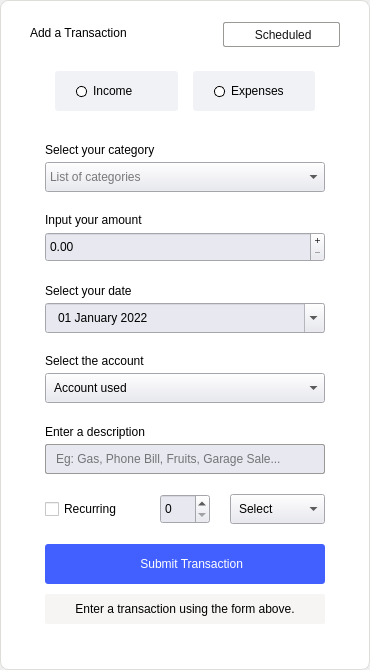
<?xml version="1.0" encoding="UTF-8"?>
<ui version="4.0">
 <class>AddTransactionForm</class>
 <widget class="QWidget" name="AddTransactionForm">
  <property name="geometry">
   <rect>
    <x>0</x>
    <y>0</y>
    <width>370</width>
    <height>670</height>
   </rect>
  </property>
  <property name="sizePolicy">
   <sizepolicy hsizetype="Preferred" vsizetype="Preferred">
    <horstretch>0</horstretch>
    <verstretch>0</verstretch>
   </sizepolicy>
  </property>
  <property name="minimumSize">
   <size>
    <width>300</width>
    <height>670</height>
   </size>
  </property>
  <property name="maximumSize">
   <size>
    <width>370</width>
    <height>1000</height>
   </size>
  </property>
  <property name="windowTitle">
   <string>Form</string>
  </property>
  <property name="styleSheet">
   <string notr="true"/>
  </property>
  <layout class="QGridLayout" name="gridLayout_2">
   <property name="leftMargin">
    <number>0</number>
   </property>
   <property name="topMargin">
    <number>0</number>
   </property>
   <property name="rightMargin">
    <number>0</number>
   </property>
   <property name="bottomMargin">
    <number>0</number>
   </property>
   <property name="spacing">
    <number>0</number>
   </property>
   <item row="0" column="0">
    <widget class="QWidget" name="backgroundColor" native="true">
     <property name="styleSheet">
      <string notr="true">QWidget#backgroundColor{
background-color: white; 
border-radius: 8px;
border: 0.5px solid rgb(222, 221, 218);
}</string>
     </property>
     <layout class="QGridLayout" name="gridLayout">
      <property name="sizeConstraint">
       <enum>QLayout::SetDefaultConstraint</enum>
      </property>
      <property name="leftMargin">
       <number>30</number>
      </property>
      <property name="topMargin">
       <number>20</number>
      </property>
      <property name="rightMargin">
       <number>30</number>
      </property>
      <property name="bottomMargin">
       <number>15</number>
      </property>
      <property name="horizontalSpacing">
       <number>15</number>
      </property>
      <property name="verticalSpacing">
       <number>6</number>
      </property>
      <item row="1" column="1">
       <widget class="QLabel" name="dateLabel_6">
        <property name="styleSheet">
         <string notr="true">color: rgb(0, 0, 0);
font: 500 14px &quot;Montserrat&quot;;
background-color:white;</string>
        </property>
        <property name="text">
         <string>Add a Transaction</string>
        </property>
       </widget>
      </item>
      <item row="9" column="1" colspan="2">
       <spacer name="verticalSpacer_10">
        <property name="orientation">
         <enum>Qt::Vertical</enum>
        </property>
        <property name="sizeType">
         <enum>QSizePolicy::Fixed</enum>
        </property>
        <property name="sizeHint" stdset="0">
         <size>
          <width>20</width>
          <height>31</height>
         </size>
        </property>
       </spacer>
      </item>
      <item row="1" column="2" alignment="Qt::AlignRight">
       <widget class="QPushButton" name="infoBtn">
        <property name="minimumSize">
         <size>
          <width>117</width>
          <height>25</height>
         </size>
        </property>
        <property name="maximumSize">
         <size>
          <width>20</width>
          <height>20</height>
         </size>
        </property>
        <property name="sizeIncrement">
         <size>
          <width>0</width>
          <height>0</height>
         </size>
        </property>
        <property name="focusPolicy">
         <enum>Qt::NoFocus</enum>
        </property>
        <property name="styleSheet">
         <string notr="true">QPushButton{
background-color: white;
color: rgb(19, 19, 19);
border-radius: 2px;
border: 1px solid rgb(154, 153, 150);
font: 400 13px &quot;Montserrat&quot;;}

QPushButton:hover {
    border-style: inset;
	border: 1px solid gray;
}

QPushButton:pressed {
	
	background-color: rgb(246, 245, 244);
    border-style: inset;
	border: 1px solid gray;
}

QPushButton:checked {
	
	background-color: rgb(246, 245, 244);
    border-style: inset;
	border: 1px solid gray;
}</string>
        </property>
        <property name="text">
         <string> Scheduled</string>
        </property>
        <property name="icon">
         <iconset resource="../resources.qrc">
          <normaloff>:/resources/schedule.png</normaloff>:/resources/schedule.png</iconset>
        </property>
        <property name="iconSize">
         <size>
          <width>12</width>
          <height>16</height>
         </size>
        </property>
        <property name="checkable">
         <bool>true</bool>
        </property>
       </widget>
      </item>
      <item row="8" column="1" colspan="2">
       <widget class="QStackedWidget" name="stackedWidgets">
        <property name="styleSheet">
         <string notr="true">background-color: white; </string>
        </property>
        <property name="currentIndex">
         <number>0</number>
        </property>
        <widget class="QWidget" name="addTransactionWidget">
         <property name="maximumSize">
          <size>
           <width>16777215</width>
           <height>16777</height>
          </size>
         </property>
         <layout class="QGridLayout" name="gridLayout_3">
          <property name="leftMargin">
           <number>0</number>
          </property>
          <property name="topMargin">
           <number>0</number>
          </property>
          <property name="rightMargin">
           <number>0</number>
          </property>
          <property name="bottomMargin">
           <number>0</number>
          </property>
          <property name="spacing">
           <number>0</number>
          </property>
          <item row="0" column="0">
           <widget class="QWidget" name="addTransBtns" native="true">
            <property name="minimumSize">
             <size>
              <width>0</width>
              <height>0</height>
             </size>
            </property>
            <property name="maximumSize">
             <size>
              <width>16777215</width>
              <height>16777215</height>
             </size>
            </property>
            <property name="styleSheet">
             <string notr="true">background-color:white;</string>
            </property>
            <layout class="QVBoxLayout" name="verticalLayout">
             <property name="spacing">
              <number>10</number>
             </property>
             <property name="leftMargin">
              <number>15</number>
             </property>
             <property name="topMargin">
              <number>0</number>
             </property>
             <property name="rightMargin">
              <number>15</number>
             </property>
             <property name="bottomMargin">
              <number>0</number>
             </property>
             <item>
              <widget class="QWidget" name="widget" native="true">
               <property name="maximumSize">
                <size>
                 <width>16777215</width>
                 <height>60</height>
                </size>
               </property>
               <layout class="QHBoxLayout" name="horizontalLayout_3">
                <property name="spacing">
                 <number>15</number>
                </property>
                <property name="leftMargin">
                 <number>10</number>
                </property>
                <property name="topMargin">
                 <number>0</number>
                </property>
                <property name="rightMargin">
                 <number>10</number>
                </property>
                <property name="bottomMargin">
                 <number>0</number>
                </property>
                <item>
                 <widget class="QRadioButton" name="optIncome">
                  <property name="minimumSize">
                   <size>
                    <width>115</width>
                    <height>40</height>
                   </size>
                  </property>
                  <property name="styleSheet">
                   <string notr="true">QRadioButton::indicator::unchecked{
border-radius: 5px;
background-color: white;
border: 1px solid black;
}
QRadioButton::indicator::checked{
border-radius: 5px;
background-color: rgba(22, 115, 255, 255);
}

QRadioButton{
font: 400 13px &quot;Montserrat&quot;;
color:black;
padding:0 21px;
background-color: rgb(241, 242, 246);
border-radius: 3px;
}

QRadioButton::checked{
font: 500 13px &quot;Montserrat&quot;;
border-radius: 4px;
border: 2px solid rgba(22, 115, 255, 255);
color:black;
padding:0 20px;
}


QRadioButton::indicator{
width: 9px;
height: 9px;
border-style: inset;
border: 1px solid gray;
}</string>
                  </property>
                  <property name="text">
                   <string>Income</string>
                  </property>
                  <property name="checkable">
                   <bool>true</bool>
                  </property>
                  <property name="checked">
                   <bool>false</bool>
                  </property>
                 </widget>
                </item>
                <item>
                 <widget class="QRadioButton" name="optExpenses">
                  <property name="minimumSize">
                   <size>
                    <width>115</width>
                    <height>40</height>
                   </size>
                  </property>
                  <property name="styleSheet">
                   <string notr="true">QRadioButton::indicator::unchecked{
border-radius: 5px;
background-color: white;
border: 1px solid black;
}
QRadioButton::indicator::checked{
border-radius: 5px;
background-color: rgba(22, 115, 255, 255);
}

QRadioButton{
font: 400 13px &quot;Montserrat&quot;;
color:black;
padding:0 21px;
background-color: rgb(241, 242, 246);
border-radius: 3px;
}

QRadioButton::checked{
font: 500 13px &quot;Montserrat&quot;;
border-radius: 4px;
border: 2px solid rgba(22, 115, 255, 255);
color:black;
padding:0 20px;
}


QRadioButton::indicator{
width: 9px;
height: 9px;
border-style: inset;
border: 1px solid gray;
}</string>
                  </property>
                  <property name="text">
                   <string>Expenses</string>
                  </property>
                 </widget>
                </item>
               </layout>
              </widget>
             </item>
             <item>
              <layout class="QVBoxLayout" name="verticalLayout_2">
               <property name="spacing">
                <number>5</number>
               </property>
               <property name="topMargin">
                <number>0</number>
               </property>
               <item>
                <widget class="QLabel" name="label">
                 <property name="minimumSize">
                  <size>
                   <width>0</width>
                   <height>0</height>
                  </size>
                 </property>
                 <property name="maximumSize">
                  <size>
                   <width>16777215</width>
                   <height>40</height>
                  </size>
                 </property>
                 <property name="styleSheet">
                  <string notr="true">color:black;
font: 500 12px &quot;Montserrat&quot;;</string>
                 </property>
                 <property name="text">
                  <string>Select your category</string>
                 </property>
                 <property name="alignment">
                  <set>Qt::AlignBottom|Qt::AlignLeading|Qt::AlignLeft</set>
                 </property>
                 <property name="indent">
                  <number>-1</number>
                 </property>
                </widget>
               </item>
               <item>
                <widget class="QComboBox" name="transCatBox">
                 <property name="sizePolicy">
                  <sizepolicy hsizetype="Expanding" vsizetype="Preferred">
                   <horstretch>0</horstretch>
                   <verstretch>0</verstretch>
                  </sizepolicy>
                 </property>
                 <property name="minimumSize">
                  <size>
                   <width>0</width>
                   <height>30</height>
                  </size>
                 </property>
                 <property name="maximumSize">
                  <size>
                   <width>16777215</width>
                   <height>30</height>
                  </size>
                 </property>
                 <property name="styleSheet">
                  <string notr="true">QComboBox {
	background-color: #E7E8F0;
	font: 300 13px &quot;Montserrat&quot;;
	color: black;
}</string>
                 </property>
                 <property name="placeholderText">
                  <string>List of categories</string>
                 </property>
                </widget>
               </item>
              </layout>
             </item>
             <item>
              <layout class="QVBoxLayout" name="verticalLayout_3">
               <property name="spacing">
                <number>5</number>
               </property>
               <item>
                <widget class="QLabel" name="label_2">
                 <property name="minimumSize">
                  <size>
                   <width>0</width>
                   <height>0</height>
                  </size>
                 </property>
                 <property name="maximumSize">
                  <size>
                   <width>16777215</width>
                   <height>40</height>
                  </size>
                 </property>
                 <property name="styleSheet">
                  <string notr="true">color:black;
font: 500 12px &quot;Montserrat&quot;;</string>
                 </property>
                 <property name="text">
                  <string>Input your amount</string>
                 </property>
                 <property name="alignment">
                  <set>Qt::AlignBottom|Qt::AlignLeading|Qt::AlignLeft</set>
                 </property>
                </widget>
               </item>
               <item>
                <widget class="QDoubleSpinBox" name="transAmntBox">
                 <property name="sizePolicy">
                  <sizepolicy hsizetype="Expanding" vsizetype="Preferred">
                   <horstretch>0</horstretch>
                   <verstretch>0</verstretch>
                  </sizepolicy>
                 </property>
                 <property name="minimumSize">
                  <size>
                   <width>0</width>
                   <height>30</height>
                  </size>
                 </property>
                 <property name="maximumSize">
                  <size>
                   <width>16777215</width>
                   <height>30</height>
                  </size>
                 </property>
                 <property name="styleSheet">
                  <string notr="true">background-color: #E7E8F0;
color: black;
font: 300 13px &quot;Montserrat&quot;;</string>
                 </property>
                 <property name="buttonSymbols">
                  <enum>QAbstractSpinBox::PlusMinus</enum>
                 </property>
                 <property name="prefix">
                  <string/>
                 </property>
                 <property name="suffix">
                  <string/>
                 </property>
                 <property name="maximum">
                  <double>100000.000000000000000</double>
                 </property>
                 <property name="singleStep">
                  <double>0.500000000000000</double>
                 </property>
                </widget>
               </item>
              </layout>
             </item>
             <item>
              <layout class="QVBoxLayout" name="verticalLayout_4">
               <property name="spacing">
                <number>5</number>
               </property>
               <item>
                <widget class="QLabel" name="label_3">
                 <property name="minimumSize">
                  <size>
                   <width>0</width>
                   <height>0</height>
                  </size>
                 </property>
                 <property name="maximumSize">
                  <size>
                   <width>16777215</width>
                   <height>40</height>
                  </size>
                 </property>
                 <property name="styleSheet">
                  <string notr="true">color:black;
font: 500 12px &quot;Montserrat&quot;;</string>
                 </property>
                 <property name="text">
                  <string>Select your date</string>
                 </property>
                 <property name="alignment">
                  <set>Qt::AlignBottom|Qt::AlignLeading|Qt::AlignLeft</set>
                 </property>
                </widget>
               </item>
               <item>
                <widget class="QDateEdit" name="transDateBox">
                 <property name="sizePolicy">
                  <sizepolicy hsizetype="Expanding" vsizetype="Preferred">
                   <horstretch>0</horstretch>
                   <verstretch>0</verstretch>
                  </sizepolicy>
                 </property>
                 <property name="minimumSize">
                  <size>
                   <width>0</width>
                   <height>30</height>
                  </size>
                 </property>
                 <property name="maximumSize">
                  <size>
                   <width>16777215</width>
                   <height>30</height>
                  </size>
                 </property>
                 <property name="styleSheet">
                  <string notr="true">background-color: #E7E8F0;
color: black;
font: 300 13px &quot;Montserrat&quot;;
padding: 0 8px;</string>
                 </property>
                 <property name="buttonSymbols">
                  <enum>QAbstractSpinBox::UpDownArrows</enum>
                 </property>
                 <property name="maximumDateTime">
                  <datetime>
                   <hour>23</hour>
                   <minute>59</minute>
                   <second>59</second>
                   <year>9999</year>
                   <month>3</month>
                   <day>31</day>
                  </datetime>
                 </property>
                 <property name="minimumDateTime">
                  <datetime>
                   <hour>0</hour>
                   <minute>0</minute>
                   <second>0</second>
                   <year>2022</year>
                   <month>1</month>
                   <day>1</day>
                  </datetime>
                 </property>
                 <property name="displayFormat">
                  <string>dd MMMM yyyy</string>
                 </property>
                 <property name="calendarPopup">
                  <bool>true</bool>
                 </property>
                </widget>
               </item>
              </layout>
             </item>
             <item>
              <layout class="QVBoxLayout" name="verticalLayout_5">
               <property name="spacing">
                <number>5</number>
               </property>
               <item>
                <widget class="QLabel" name="label_5">
                 <property name="minimumSize">
                  <size>
                   <width>0</width>
                   <height>0</height>
                  </size>
                 </property>
                 <property name="maximumSize">
                  <size>
                   <width>16777215</width>
                   <height>40</height>
                  </size>
                 </property>
                 <property name="styleSheet">
                  <string notr="true">color:black;
font: 500 12px &quot;Montserrat&quot;;</string>
                 </property>
                 <property name="text">
                  <string>Select the account</string>
                 </property>
                 <property name="alignment">
                  <set>Qt::AlignBottom|Qt::AlignLeading|Qt::AlignLeft</set>
                 </property>
                </widget>
               </item>
               <item>
                <widget class="QComboBox" name="accountBox">
                 <property name="minimumSize">
                  <size>
                   <width>0</width>
                   <height>30</height>
                  </size>
                 </property>
                 <property name="maximumSize">
                  <size>
                   <width>16777215</width>
                   <height>30</height>
                  </size>
                 </property>
                 <property name="styleSheet">
                  <string notr="true">QComboBox {
	background-color: #E7E8F0;
	font: 300 13px &quot;Montserrat&quot;;
	color: black;
	padding: 0 8px;
}</string>
                 </property>
                 <property name="currentText">
                  <string/>
                 </property>
                 <property name="placeholderText">
                  <string>Account used</string>
                 </property>
                </widget>
               </item>
              </layout>
             </item>
             <item>
              <layout class="QVBoxLayout" name="verticalLayout_6">
               <property name="spacing">
                <number>5</number>
               </property>
               <item>
                <widget class="QLabel" name="label_6">
                 <property name="minimumSize">
                  <size>
                   <width>0</width>
                   <height>0</height>
                  </size>
                 </property>
                 <property name="maximumSize">
                  <size>
                   <width>16777215</width>
                   <height>40</height>
                  </size>
                 </property>
                 <property name="styleSheet">
                  <string notr="true">color:black;
font: 500 12px &quot;Montserrat&quot;;</string>
                 </property>
                 <property name="text">
                  <string>Enter a description</string>
                 </property>
                 <property name="alignment">
                  <set>Qt::AlignBottom|Qt::AlignLeading|Qt::AlignLeft</set>
                 </property>
                </widget>
               </item>
               <item>
                <widget class="QLineEdit" name="transDescBox">
                 <property name="sizePolicy">
                  <sizepolicy hsizetype="Preferred" vsizetype="Preferred">
                   <horstretch>0</horstretch>
                   <verstretch>0</verstretch>
                  </sizepolicy>
                 </property>
                 <property name="minimumSize">
                  <size>
                   <width>0</width>
                   <height>30</height>
                  </size>
                 </property>
                 <property name="maximumSize">
                  <size>
                   <width>16777</width>
                   <height>30</height>
                  </size>
                 </property>
                 <property name="styleSheet">
                  <string notr="true">background-color: #E7E8F0;
padding: 0 8px;
font: 300 13px &quot;Montserrat&quot;;
border-radius: 2px;
border: 1px solid rgb(154, 153, 150);</string>
                 </property>
                 <property name="placeholderText">
                  <string>Eg: Gas, Phone Bill, Fruits, Garage Sale...</string>
                 </property>
                </widget>
               </item>
              </layout>
             </item>
             <item>
              <spacer name="verticalSpacer_3">
               <property name="orientation">
                <enum>Qt::Vertical</enum>
               </property>
               <property name="sizeType">
                <enum>QSizePolicy::Fixed</enum>
               </property>
               <property name="sizeHint" stdset="0">
                <size>
                 <width>20</width>
                 <height>10</height>
                </size>
               </property>
              </spacer>
             </item>
             <item>
              <layout class="QHBoxLayout" name="horizontalLayout_2">
               <property name="spacing">
                <number>20</number>
               </property>
               <property name="sizeConstraint">
                <enum>QLayout::SetMinimumSize</enum>
               </property>
               <item>
                <widget class="QCheckBox" name="recurringCheckBox">
                 <property name="minimumSize">
                  <size>
                   <width>0</width>
                   <height>0</height>
                  </size>
                 </property>
                 <property name="maximumSize">
                  <size>
                   <width>16777215</width>
                   <height>40</height>
                  </size>
                 </property>
                 <property name="styleSheet">
                  <string notr="true">color:black;
font: 500 13px &quot;Montserrat&quot;;</string>
                 </property>
                 <property name="text">
                  <string>Recurring</string>
                 </property>
                 <property name="autoRepeatInterval">
                  <number>103</number>
                 </property>
                </widget>
               </item>
               <item>
                <widget class="QSpinBox" name="recurringValue">
                 <property name="minimumSize">
                  <size>
                   <width>0</width>
                   <height>25</height>
                  </size>
                 </property>
                 <property name="maximumSize">
                  <size>
                   <width>50</width>
                   <height>30</height>
                  </size>
                 </property>
                 <property name="styleSheet">
                  <string notr="true">background-color: #E7E8F0;
color: black;
font: 300 13px &quot;Montserrat&quot;;</string>
                 </property>
                </widget>
               </item>
               <item>
                <widget class="QComboBox" name="recurringRange">
                 <property name="minimumSize">
                  <size>
                   <width>0</width>
                   <height>30</height>
                  </size>
                 </property>
                 <property name="maximumSize">
                  <size>
                   <width>16777215</width>
                   <height>30</height>
                  </size>
                 </property>
                 <property name="styleSheet">
                  <string notr="true">background-color: #E7E8F0;
color: black;
font: 300 13px &quot;Montserrat&quot;;
padding: 0 8px;</string>
                 </property>
                 <property name="currentText">
                  <string/>
                 </property>
                 <property name="placeholderText">
                  <string>Select</string>
                 </property>
                </widget>
               </item>
              </layout>
             </item>
             <item>
              <spacer name="verticalSpacer_2">
               <property name="orientation">
                <enum>Qt::Vertical</enum>
               </property>
               <property name="sizeType">
                <enum>QSizePolicy::Fixed</enum>
               </property>
               <property name="sizeHint" stdset="0">
                <size>
                 <width>20</width>
                 <height>10</height>
                </size>
               </property>
              </spacer>
             </item>
             <item>
              <widget class="QPushButton" name="transSubmitBtn">
               <property name="sizePolicy">
                <sizepolicy hsizetype="Preferred" vsizetype="Preferred">
                 <horstretch>0</horstretch>
                 <verstretch>0</verstretch>
                </sizepolicy>
               </property>
               <property name="minimumSize">
                <size>
                 <width>190</width>
                 <height>40</height>
                </size>
               </property>
               <property name="maximumSize">
                <size>
                 <width>16777</width>
                 <height>40</height>
                </size>
               </property>
               <property name="styleSheet">
                <string notr="true">QPushButton{
background-color:  #4260FF;
color: white;
border-radius: 3px;
font: 500 13px &quot;Montserrat&quot;;}

QPushButton:hover {
    border-style: inset;
	border: 1px solid gray;
}

QPushButton:pressed {
	
	background-color: #0035d0;
    border-style: inset;
	border: 1px solid gray;
}</string>
               </property>
               <property name="text">
                <string>    Submit Transaction</string>
               </property>
               <property name="icon">
                <iconset resource="../resources.qrc">
                 <normaloff>:/resources/add.png</normaloff>:/resources/add.png</iconset>
               </property>
               <property name="flat">
                <bool>false</bool>
               </property>
              </widget>
             </item>
             <item>
              <widget class="QStackedWidget" name="transReportLabels">
               <property name="minimumSize">
                <size>
                 <width>0</width>
                 <height>30</height>
                </size>
               </property>
               <property name="maximumSize">
                <size>
                 <width>16777215</width>
                 <height>30</height>
                </size>
               </property>
               <property name="currentIndex">
                <number>0</number>
               </property>
               <widget class="QWidget" name="transInfoLabelWidget">
                <layout class="QGridLayout" name="gridLayout_5">
                 <property name="leftMargin">
                  <number>0</number>
                 </property>
                 <property name="topMargin">
                  <number>0</number>
                 </property>
                 <property name="rightMargin">
                  <number>0</number>
                 </property>
                 <property name="bottomMargin">
                  <number>0</number>
                 </property>
                 <property name="spacing">
                  <number>0</number>
                 </property>
                 <item row="1" column="0">
                  <widget class="QLabel" name="transInfoLabel">
                   <property name="minimumSize">
                    <size>
                     <width>0</width>
                     <height>30</height>
                    </size>
                   </property>
                   <property name="maximumSize">
                    <size>
                     <width>16777215</width>
                     <height>30</height>
                    </size>
                   </property>
                   <property name="styleSheet">
                    <string notr="true">font: 300 12px &quot;Montserrat&quot;;
color: black;
background-color: rgb(246, 245, 244);
border-radius: 2px;</string>
                   </property>
                   <property name="text">
                    <string>Enter a transaction using the form above.</string>
                   </property>
                   <property name="alignment">
                    <set>Qt::AlignCenter</set>
                   </property>
                  </widget>
                 </item>
                </layout>
               </widget>
               <widget class="QWidget" name="transSuccessLabelWidget">
                <layout class="QGridLayout" name="gridLayout_6">
                 <property name="leftMargin">
                  <number>0</number>
                 </property>
                 <property name="topMargin">
                  <number>0</number>
                 </property>
                 <property name="rightMargin">
                  <number>0</number>
                 </property>
                 <property name="bottomMargin">
                  <number>0</number>
                 </property>
                 <property name="spacing">
                  <number>0</number>
                 </property>
                 <item row="0" column="0">
                  <widget class="QLabel" name="transSuccessLabel">
                   <property name="minimumSize">
                    <size>
                     <width>100</width>
                     <height>30</height>
                    </size>
                   </property>
                   <property name="maximumSize">
                    <size>
                     <width>167777</width>
                     <height>30</height>
                    </size>
                   </property>
                   <property name="styleSheet">
                    <string notr="true">font: 400 12px &quot;Montserrat&quot;;
color: green;
background-color: rgb(220, 255, 218);
border-radius: 2px;</string>
                   </property>
                   <property name="text">
                    <string>Sucess Entry</string>
                   </property>
                   <property name="alignment">
                    <set>Qt::AlignCenter</set>
                   </property>
                  </widget>
                 </item>
                </layout>
               </widget>
               <widget class="QWidget" name="transErrorLabelWidget">
                <layout class="QGridLayout" name="gridLayout_7">
                 <property name="leftMargin">
                  <number>0</number>
                 </property>
                 <property name="topMargin">
                  <number>0</number>
                 </property>
                 <property name="rightMargin">
                  <number>0</number>
                 </property>
                 <property name="bottomMargin">
                  <number>0</number>
                 </property>
                 <property name="spacing">
                  <number>0</number>
                 </property>
                 <item row="0" column="0">
                  <widget class="QLabel" name="transErrorLabel">
                   <property name="minimumSize">
                    <size>
                     <width>0</width>
                     <height>30</height>
                    </size>
                   </property>
                   <property name="maximumSize">
                    <size>
                     <width>16777215</width>
                     <height>30</height>
                    </size>
                   </property>
                   <property name="styleSheet">
                    <string notr="true">font: 400 12px &quot;Montserrat&quot;;
color: red;
background-color: rgb(255, 196, 196);
border-radius: 2px;</string>
                   </property>
                   <property name="text">
                    <string>Invalid Entry</string>
                   </property>
                   <property name="alignment">
                    <set>Qt::AlignCenter</set>
                   </property>
                  </widget>
                 </item>
                </layout>
               </widget>
              </widget>
             </item>
            </layout>
           </widget>
          </item>
         </layout>
        </widget>
        <widget class="QWidget" name="scheduleWidget">
         <property name="maximumSize">
          <size>
           <width>16777215</width>
           <height>16777215</height>
          </size>
         </property>
         <layout class="QGridLayout" name="gridLayout_4">
          <property name="leftMargin">
           <number>0</number>
          </property>
          <property name="topMargin">
           <number>0</number>
          </property>
          <property name="rightMargin">
           <number>0</number>
          </property>
          <property name="bottomMargin">
           <number>0</number>
          </property>
          <property name="spacing">
           <number>0</number>
          </property>
          <item row="0" column="0">
           <layout class="QVBoxLayout" name="scheduleLayout">
            <property name="spacing">
             <number>10</number>
            </property>
            <property name="topMargin">
             <number>15</number>
            </property>
            <property name="bottomMargin">
             <number>15</number>
            </property>
            <item>
             <spacer name="verticalSpacer_9">
              <property name="orientation">
               <enum>Qt::Vertical</enum>
              </property>
              <property name="sizeHint" stdset="0">
               <size>
                <width>20</width>
                <height>40</height>
               </size>
              </property>
             </spacer>
            </item>
           </layout>
          </item>
         </layout>
        </widget>
       </widget>
      </item>
      <item row="2" column="1" colspan="2">
       <spacer name="verticalSpacer">
        <property name="orientation">
         <enum>Qt::Vertical</enum>
        </property>
        <property name="sizeType">
         <enum>QSizePolicy::Fixed</enum>
        </property>
        <property name="sizeHint" stdset="0">
         <size>
          <width>20</width>
          <height>10</height>
         </size>
        </property>
       </spacer>
      </item>
     </layout>
    </widget>
   </item>
  </layout>
 </widget>
 <resources>
  <include location="../resources.qrc"/>
 </resources>
 <connections/>
</ui>
